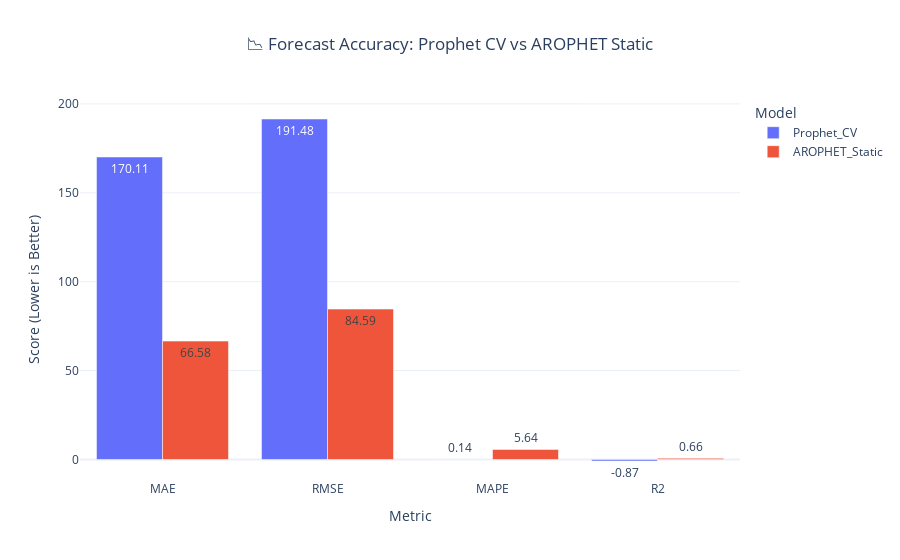

The cell this chart's notebook holds for it:
### Code cell
from prophet.diagnostics import cross_validation, performance_metrics
from sklearn.metrics import r2_score
import plotly.express as px
import pandas as pd

# --- Step 1: Run Prophet cross-validation ---
df_cv = cross_validation(
    m,
    initial='1460 days',     # 4 years of training data
    period='180 days',       # retrain every 6 months
    horizon='365 days'       # 1-year forecast horizon
)
df_p = performance_metrics(df_cv)

# --- Step 2: Manually compute R² for Prophet CV ---
prophet_cv_r2 = r2_score(df_cv['y'], df_cv['yhat'])

# --- Step 3: Create comparison DataFrame ---
comparison_df = pd.DataFrame({
    'Metric': ['MAE', 'RMSE', 'MAPE', 'R2'],
    'Prophet_CV': [
        df_p['mae'].mean(),
        df_p['rmse'].mean(),
        df_p['mape'].mean(),
        prophet_cv_r2
    ],
    'AROPHET_Static': [
        accuracy_df.loc[1, 'MAE'],
        accuracy_df.loc[1, 'RMSE'],
        accuracy_df.loc[1, 'MAPE'],
        accuracy_df.loc[1, 'R2']
    ]
})

# --- Step 4: Prepare long-form DataFrame for Plotly ---
plot_df = comparison_df.melt(
    id_vars='Metric',
    var_name='Model',
    value_name='Score'
)

# --- Step 5: Create grouped bar chart using Plotly ---
fig = px.bar(
    plot_df,
    x='Metric',
    y='Score',
    color='Model',
    barmode='group',
    text_auto='.2f',
    title='📉 Forecast Accuracy: Prophet CV vs AROPHET Static',
    labels={'Score': 'Error Metric'}
)

fig.update_layout(
    yaxis_title='Score (Lower is Better)',
    xaxis_title='Metric',
    title_x=0.5,
    template='plotly_white'
)
fig.show()

### Figure 1 — Plotly figure (JSON) as saved in the notebook; plotly's stock layout.template omitted (floating-point values rounded to 4 significant figures)
{"data": [{"alignmentgroup": "True", "hovertemplate": "Model=Prophet_CV<br>Metric=%{x}<br>Error Metric=%{y}<extra></extra>", "legendgroup": "Prophet_CV", "marker": {"color": "#636efa", "pattern": {"shape": ""}}, "name": "Prophet_CV", "offsetgroup": "Prophet_CV", "orientation": "v", "showlegend": true, "textposition": "auto", "texttemplate": "%{y:.2f}", "type": "bar", "x": ["MAE", "RMSE", "MAPE", "R2"], "xaxis": "x", "y": [170.1, 191.5, 0.1437, -0.8656], "yaxis": "y"}, {"alignmentgroup": "True", "hovertemplate": "Model=AROPHET_Static<br>Metric=%{x}<br>Error Metric=%{y}<extra></extra>", "legendgroup": "AROPHET_Static", "marker": {"color": "#EF553B", "pattern": {"shape": ""}}, "name": "AROPHET_Static", "offsetgroup": "AROPHET_Static", "orientation": "v", "showlegend": true, "textposition": "auto", "texttemplate": "%{y:.2f}", "type": "bar", "x": ["MAE", "RMSE", "MAPE", "R2"], "xaxis": "x", "y": [66.58, 84.59, 5.638, 0.6601], "yaxis": "y"}], "layout": {"barmode": "group", "legend": {"title": {"text": "Model"}, "tracegroupgap": 0}, "title": {"text": "📉 Forecast Accuracy: Prophet CV vs AROPHET Static", "x": 0.5}, "xaxis": {"anchor": "y", "domain": [0, 1], "title": {"text": "Metric"}}, "yaxis": {"anchor": "x", "domain": [0, 1], "title": {"text": "Score (Lower is Better)"}}}}
